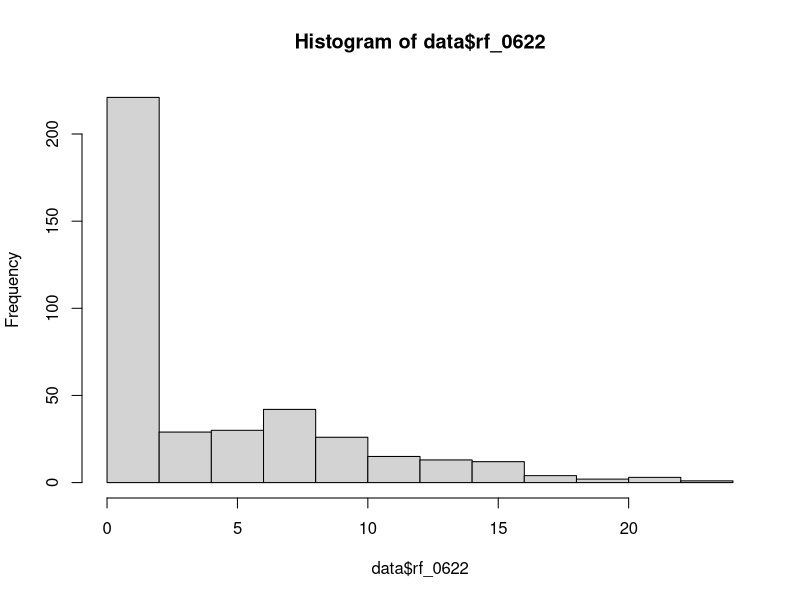

Write the R code that produced this figure. (Note: this script raises an error after producing the figure.)
set.seed(123456)
rm(list = ls())
#Load in the libraries
library(Matching)
library(tidyverse)

#set working directory to source file location
data <- read_csv("data.csv")
max(data$rf_0622)
min(data$rf_0622)
median(data$rf_0622)
hist(data$rf_0622)
#The out put results were maximum rainfall: 22.72529, minimum rainfall: 0, median rainfall: 0.861068

#In order to apply the binary propensity score matching between control and treatment group,
#I let areas with rain fall less than 0.861068 in the control group 0 and 
#those with rain fall larger than or equal to 0.861068 in the treatment group 1.
#(This seemed justifiable because the rainfall less than the median 0.861068  is very close to having no rain at all,
#marking the areas with rain fall less than the median comparable to actual control group with no rain.)
data$treatment <- as.integer(data$rf_0622>=0.861068)
typeof(data$treatment)
#genetic matching
#Use the same covariates used in the replication of table 4
covariates = cbind(data$Turnout15, data$UKIP14_pct, data$medianAge, data$femPerc, data$percDE, data$percDegree, data$logPop, data$England)
genmatchOutput <- GenMatch(X=covariates, Tr=data$treatment, estimand="ATE")

#genetic matching on remain votes
matchOutput <- Match (Y=data$Remain, X=covariates, Tr=data$treatment, Weight.matrix=genmatchOutput, estimand = "ATE")
matchBalanceOutput <- MatchBalance(data$treatment ~ 
                         data$Turnout15 + data$UKIP14_pct + data$medianAge + data$femPerc + data$percDE + data$percDegree + data$logPop + data$England
                         , data=data, match.out = matchOutput, nboots=1000)

#treatment effect on remain votes
remainATE <- mean(data[matchOutput$index.treated,]$Remain) - mean(data[matchOutput$index.control,]$Remain)

#genetic matching on leave votes
matchOutput <- Match (Y=data$Leave, X=covariates, Tr=data$treatment, Weight.matrix=genmatchOutput, estimand = "ATE")
matchBalanceOutput <- MatchBalance(data$treatment ~ 
                                     data$Turnout15 + data$UKIP14_pct + data$medianAge + data$femPerc + data$percDE + data$percDegree + data$logPop + data$England
                                   , data=data, match.out = matchOutput, nboots=1000)

#treatment effect on leave votes
leaveATE <- mean(data[matchOutput$index.treated,]$Leave) - mean(data[matchOutput$index.control,]$Leave)

#remainATE
remainATE
#leaveATE
leaveATE
